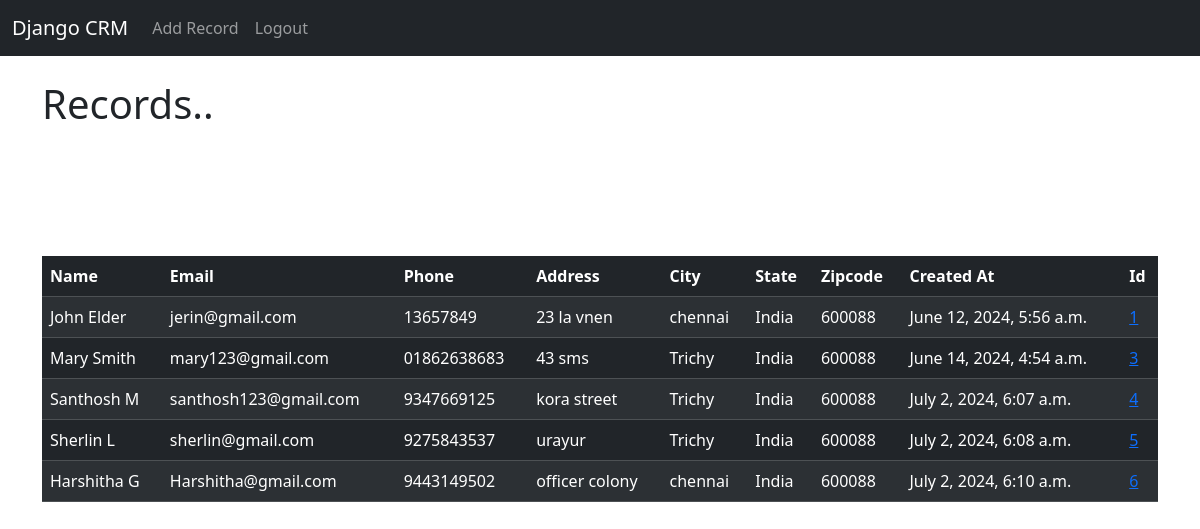
The app's page / (signed in) with its own data.
### website/models.py (models this page shows, shortened)
class Record(models.Model):
    created_at = models.DateTimeField(auto_now_add=True)
    first_name = models.CharField(max_length=50)
    last_name = models.CharField(max_length=50)
    email = models.EmailField()
    phone = models.CharField(max_length=15)
    address = models.CharField(max_length=200)
    city = models.CharField(max_length=50)
    state = models.CharField(max_length=50)
    zipcode = models.CharField(max_length=20)

### website/views.py (the view)
# urls.py: 2. Add a URL to urlpatterns:  path('', views.home, name='home')
def home(request):
    records = Record.objects.all()
    if request.method == 'POST':
        username = request.POST['username']
        password = request.POST['password']
        user = authenticate(request, username=username, password=password)
        if user is not None:
            login(request, user)
            messages.success(request, "You have been loggedin!")
            return redirect('home')
        else:
            messages.success(request, " There was an error, Please try...")
            return redirect('home')
    else:
        return render(request, 'home.html', {'records': records})

### website/templates/home.html (shortened to what this page needs)
{% extends 'base.html' %}
{% block content %}
{% if user.is_authenticated %}
<h1>Records..</h1>
<table class= "table table-dark table-striped">
    <thead>
    <tr>
        <th scope="col">Name</th>
        <th scope="col">Email</th>
        <th scope="col">Phone</th>
        <th scope="col">Address</th>
        <th scope="col">City</th>
        <th scope="col">State</th>
        <th scope="col">Zipcode</th>
        <th scope="col">Created At</th>
        <th scope="col">Id</th>
    </tr>
    </thead>
    <tbody>
        {% if records %}
        {% for record in records %}
        <tr>
       <td>{{record.first_name}}
            {{record.last_name}}</td>
            <td>{{record.email}}</td>
            <td>{{record.phone}}</td>
            <td>{{record.address}}</td>
            <td>{{record.city}}</td>
            <td>{{record.state}}</td>
            <td>{{record.zipcode}}</td>
            <td>{{record.created_at}}</td>
        <td><a href ="{% url 'record' record.id %}">{{ record.id }}</a> </td>
        <br/>
            </tr>
        {% endfor %}
        {% endif %}
    </tbody>
</table>
{% endif %}
{% endblock %}

### website/templates/base.html (shortened to what this page needs)
<!doctype html>
<html lang="en">
<head>
    <link href="https://cdn.jsdelivr.net/npm/bootstrap@5.3.3/dist/css/bootstrap.min.css" rel="stylesheet"
>
</head>
<body>
{%  include 'navbar.html' %}
<div class=" container">
    <br/>
     {% block content %}
   {% endblock %}
</div>
</body>
</html>

### website/templates/navbar.html (shortened to what this page needs)
<nav class="navbar navbar-expand-lg navbar-dark bg-dark">
  <div class="container-fluid">
    <a class="navbar-brand" href="{% url 'home' %}">Django CRM</a>
    <div class="collapse navbar-collapse" id="navbarSupportedContent">
      <ul class="navbar-nav me-auto mb-2 mb-lg-0">
         {% if user.is_authenticated %}
        <li class="nav-item">
          <a class="nav-link" href="{% url 'add_record' %}">Add Record</a>
        </li>
        <li class="nav-item">
          <a class="nav-link" href="{% url 'logout' %}">Logout</a>
        </li>
        {% endif %}
      </ul>
    </div>
  </div>
</nav>

### records on screen
Record: first_name "John", last_name "Elder", email "jerin@gmail.com", phone "13657849", address "23 la vnen", city "chennai", state "India", zipcode "600088", created_at "June 12, 2024, 5:56 a.m.", id "1"
Record: first_name "Mary", last_name "Smith", email "mary123@gmail.com", phone "01862638683", address "43 sms", city "Trichy", state "India", zipcode "600088", created_at "June 14, 2024, 4:54 a.m.", id "3"
Record: first_name "Santhosh", last_name "M", email "santhosh123@gmail.com", phone "9347669125", address "kora street", city "Trichy", state "India", zipcode "600088", created_at "July 2, 2024, 6:07 a.m.", id "4"
Record: first_name "Sherlin", last_name "L", email "sherlin@gmail.com", phone "9275843537", address "urayur", city "Trichy", state "India", zipcode "600088", created_at "July 2, 2024, 6:08 a.m.", id "5"
Record: first_name "Harshitha", last_name "G", email "Harshitha@gmail.com", phone "9443149502", address "officer colony", city "chennai", state "India", zipcode "600088", created_at "July 2, 2024, 6:10 a.m.", id "6"
